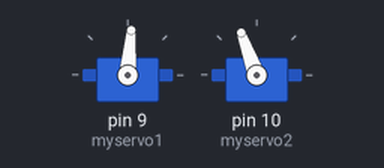
Bench run of a sketch on a simulated Arduino Uno, built with avr-gcc and run on an emulated ATmega328P. Parts: 2 × servo.

Above: at 0.05 s.
At 0.75 s:
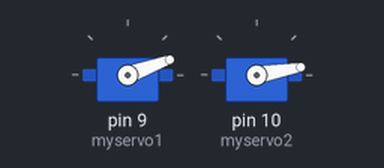
At 1.5 s:
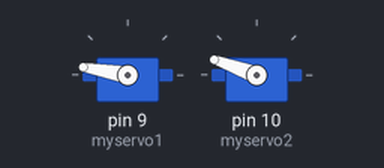
Timing chart, 0 to 3.5 s (numbered marks = the images above):
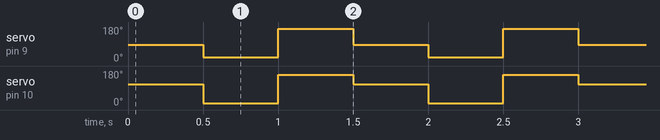

Measured:
- by itself, servo on pin 9 (myservo1): repeats every 1.5 s: 170° 0.50 s, 85° 0.50 s, 20° 0.50 s
- by itself, servo on pin 10 (myservo2): repeats every 1.5 s: 160° 0.50 s, 110° 0.50 s, 10° 0.50 s

The sketch:

03_ServoMotor.ino
```cpp
#include <Servo.h>

Servo myservo1, myservo2;  // create servo object to control a servo
                           // a maximum of eight servo objects can be created

int pos = 0;    // variable to store the servo position

void setup()
{
  myservo1.attach(9);  // attaches the servo on pin 9 to the servo object
  myservo2.attach(10);
}


void loop()
{
// If you are using a normal 180-degree servo, try the following.
// The code below sweeps the servo from 0 degrees to 180 degrees
// If you notice that your servo is "trashing" when it reaches the ends of its travel
// path, increase the low end by a little (say, make it 10 degrees) and decrease the
// top end by a little (say, make it 170 degrees).
//for (pos = 0; pos <= 180; pos += 1) { // goes from 0 degrees to 180 degrees
//    // in steps of 1 degree
//    myservo1.write(pos);              // tell servo 1 to go to position in variable 'pos'
////    myservo2.write(pos);              // tell servo 2 to go to position in variable 'pos'
//    delay(5);                       // waits 5ms for the servo to reach the position
//  }
//for (pos = 180; pos >= 0; pos -= 1) { // goes from 180 degrees to 0 degrees
//    myservo1.write(pos);              // tell servo 1 to go to position in variable 'pos'
////    myservo2.write(pos);              // tell servo 2 to go to position in variable 'pos'
//    delay(5);                       // waits 5ms for the servo to reach the position
//  }

// Uncoment the following lines to test your servo's ability to hold a position.
// You can set the position of a servo , and hold it.
  myservo1.write(85);  //Servo 1 go to position 85
  myservo2.write(110); //Servo 2 go to position 85
  delay(500);
  myservo1.write(20); //Servo 1 go to position 20
  myservo2.write(10); //Servo 2 go to position 10
  delay(500);
  myservo1.write(170); //Servo 1 go to position 170
  myservo2.write(160); //Servo 2 go to position 20
  delay(500);
}
```
